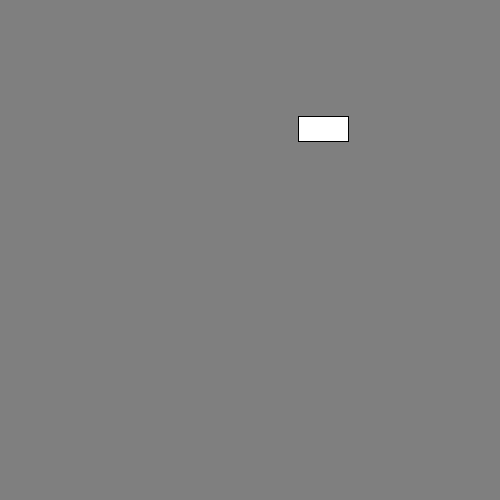
Frame 1 (no input)
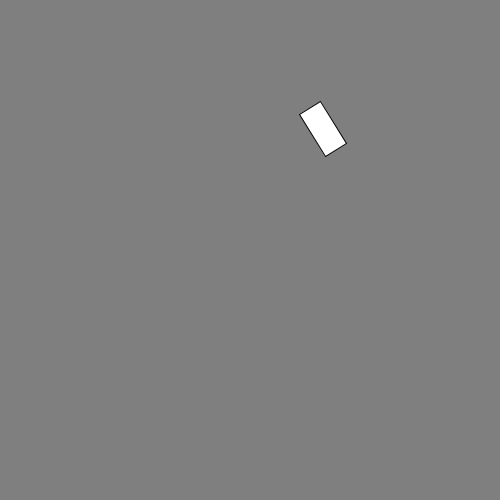
Frame 60 (the mouse pressed at the canvas centre just before this capture)
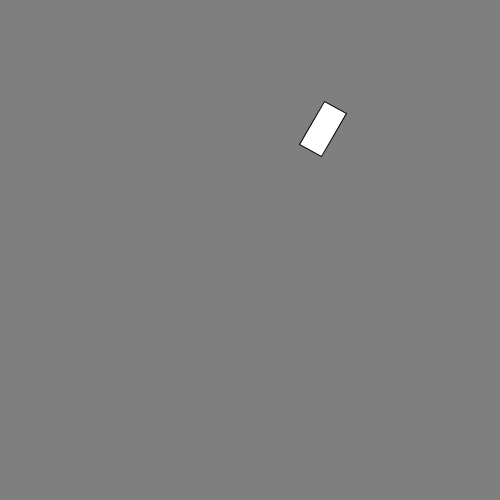
Frame 120 (the mouse held since frame 60 and released just before this capture)

The Processing sketch that drew these frames (run headless with seeded random() and noise(); from frame 60 on, the mouse is pressed at the canvas centre):

// Processing sketch: sketch_spinner
// ── sketch_spinner.pde
class Spinner{

  int x;
  int y;
  int r;

  void drawRect(){
    pushMatrix();
    translate(x,y);
    rotate(radians(r));
    stroke(0);
    fill(255);
    rectMode(CENTER);
    rect(0,0,50,25);
    popMatrix();
    r++;
  }

}

Spinner sp;

void setup(){

  size(500,500);
  sp = new Spinner();
  sp.x = (int)random(width);
  sp.y = (int)random(height);
  sp.r = 0;

}

void draw(){

  background(127);
  sp.drawRect();

}
